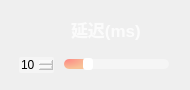
                  <widget class="QFrame" name="Delay_QF">
                   <property name="minimumSize">
                    <size>
                     <width>190</width>
                     <height>90</height>
                    </size>
                   </property>
                   <property name="maximumSize">
                    <size>
                     <width>190</width>
                     <height>90</height>
                    </size>
                   </property>
                   <property name="styleSheet">
                    <string notr="true">QFrame#Delay_QF{
border:2px solid rgba(255, 255, 255, 70);
border-radius:15px;
}</string>
                   </property>
                   <layout class="QVBoxLayout" name="verticalLayout_19">
                    <item>
                     <widget class="QPushButton" name="ToggleBotton_4">
                      <property name="sizePolicy">
                       <sizepolicy hsizetype="Expanding" vsizetype="Fixed">
                        <horstretch>0</horstretch>
                        <verstretch>0</verstretch>
                       </sizepolicy>
                      </property>
                      <property name="minimumSize">
                       <size>
                        <width>0</width>
                        <height>30</height>
                       </size>
                      </property>
                      <property name="maximumSize">
                       <size>
                        <width>16777215</width>
                        <height>30</height>
                       </size>
                      </property>
                      <property name="font">
                       <font>
                        <family>Nirmala UI</family>
                        <pointsize>13</pointsize>
                        <italic>false</italic>
                        <bold>true</bold>
                       </font>
                      </property>
                      <property name="cursor">
                       <cursorShape>ArrowCursor</cursorShape>
                      </property>
                      <property name="mouseTracking">
                       <bool>true</bool>
                      </property>
                      <property name="focusPolicy">
                       <enum>Qt::FocusPolicy::StrongFocus</enum>
                      </property>
                      <property name="contextMenuPolicy">
                       <enum>Qt::ContextMenuPolicy::DefaultContextMenu</enum>
                      </property>
                      <property name="layoutDirection">
                       <enum>Qt::LayoutDirection::LeftToRight</enum>
                      </property>
                      <property name="autoFillBackground">
                       <bool>false</bool>
                      </property>
                      <property name="styleSheet">
                       <string notr="true">QPushButton{
background-image: url(:/all/img/delay.png);
background-repeat: no-repeat;
background-position: left center;
border: none;
border-left: 20px solid transparent;

text-align: left;
padding-left: 40px;
padding-bottom: 2px;
color: rgba(255, 255, 255, 199);
font: 700 13pt &quot;Nirmala UI&quot;;
}</string>
                      </property>
                      <property name="text">
                       <string>延迟(ms)</string>
                      </property>
                      <property name="icon">
                       <iconset theme="zoom-out"/>
                      </property>
                      <property name="autoDefault">
                       <bool>false</bool>
                      </property>
                      <property name="default">
                       <bool>false</bool>
                      </property>
                      <property name="flat">
                       <bool>false</bool>
                      </property>
                     </widget>
                    </item>
                    <item>
                     <widget class="QFrame" name="frame_2">
                      <property name="sizePolicy">
                       <sizepolicy hsizetype="Preferred" vsizetype="Preferred">
                        <horstretch>0</horstretch>
                        <verstretch>0</verstretch>
                       </sizepolicy>
                      </property>
                      <property name="minimumSize">
                       <size>
                        <width>0</width>
                        <height>20</height>
                       </size>
                      </property>
                      <property name="maximumSize">
                       <size>
                        <width>16777215</width>
                        <height>20</height>
                       </size>
                      </property>
                      <layout class="QHBoxLayout" name="horizontalLayout_12">
                       <property name="spacing">
                        <number>10</number>
                       </property>
                       <property name="leftMargin">
                        <number>8</number>
                       </property>
                       <property name="topMargin">
                        <number>0</number>
                       </property>
                       <property name="rightMargin">
                        <number>10</number>
                       </property>
                       <property name="bottomMargin">
                        <number>0</number>
                       </property>
                       <item>
                        <widget class="QSpinBox" name="speed_spinbox">
                         <property name="styleSheet">
                          <string notr="true">QSpinBox {
border: 0px solid lightgray;
border-radius: 2px;
background-color: rgba(255,255,255,90);
font: 600 9pt &quot;Segoe UI&quot;;
}
        
QSpinBox::up-button {
width: 10px;
height: 9px;
margin: 0px 3px 0px 0px;
border-image: url(:/all/img/box_up.png);
}
QSpinBox::up-button:pressed {
margin-top: 1px;
}
            
QSpinBox::down-button {
width: 10px;
height: 9px;
margin: 0px 3px 0px 0px;
border-image: url(:/all/img/box_down.png);
}
QSpinBox::down-button:pressed {
margin-bottom: 1px;
}</string>
                         </property>
                         <property name="maximum">
                          <number>50</number>
                         </property>
                         <property name="value">
                          <number>10</number>
                         </property>
                        </widget>
                       </item>
                       <item>
                        <widget class="QSlider" name="speed_slider">
                         <property name="cursor">
                          <cursorShape>PointingHandCursor</cursorShape>
                         </property>
                         <property name="styleSheet">
                          <string notr="true">QSlider::groove:horizontal {
border: none;
height: 10px;
background-color: rgba(255,255,255,90);
border-radius: 5px;
}

QSlider::handle:horizontal {
width: 10px;
margin: -1px 0px -1px 0px;
border-radius: 3px;
background-color: white;
}

QSlider::sub-page:horizontal {
background-color: qradialgradient(cx:0, cy:0, radius:1, fx:0.1, fy:0.1, stop:0 rgb(253, 139, 133),  stop:1 rgb(248, 194, 152));
border-radius: 5px;
}</string>
                         </property>
                         <property name="maximum">
                          <number>50</number>
                         </property>
                         <property name="value">
                          <number>10</number>
                         </property>
                         <property name="orientation">
                          <enum>Qt::Orientation::Horizontal</enum>
                         </property>
                        </widget>
                       </item>
                      </layout>
                     </widget>
                    </item>
                   </layout>
                  </widget>
